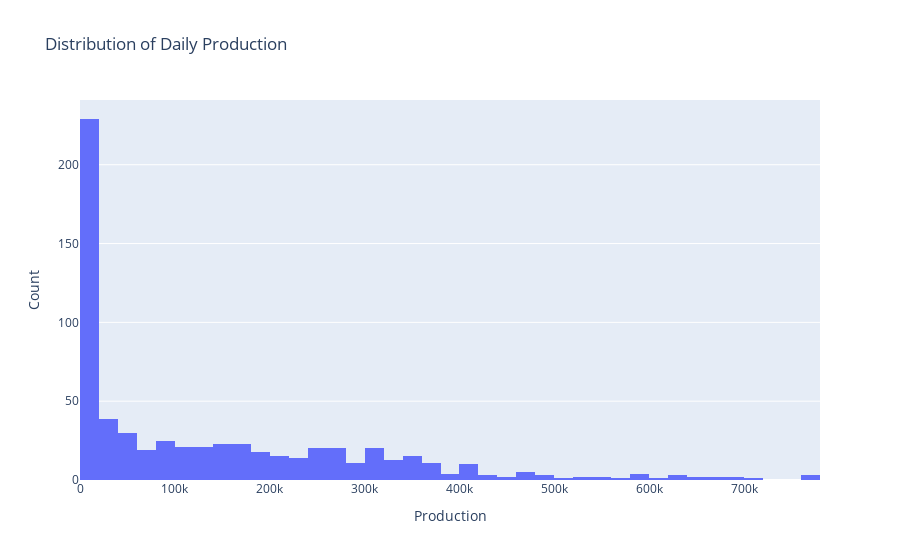
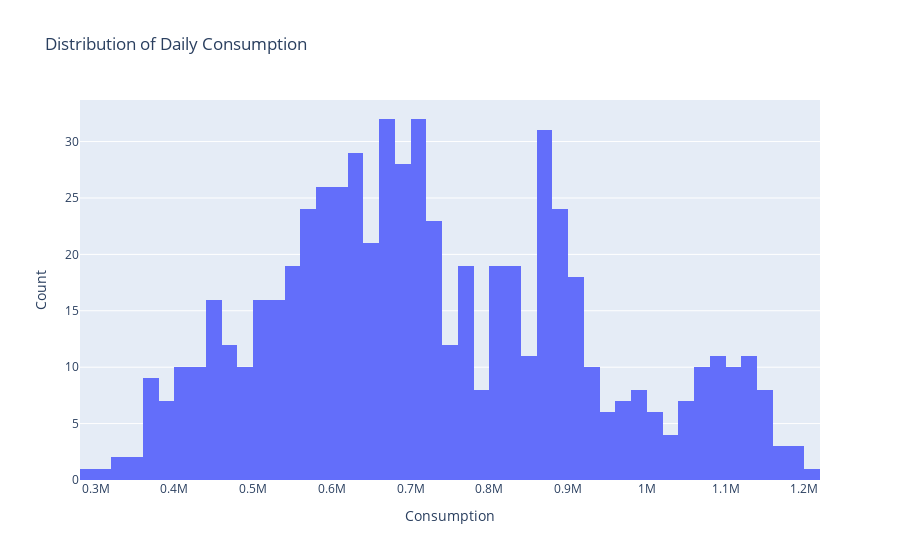

The cell these charts' notebook holds for them, in order:
### Code cell
# Histograma de producción diaria
fig_hist_prod = px.histogram(dailyProd, x='target', nbins=50, title='Distribution of Daily Production')
fig_hist_prod.update_layout(xaxis_title='Production',
                            yaxis_title='Count')

# Histograma de consumo diario
fig_hist_cons = px.histogram(dailyCons, x='target', nbins=50, title='Distribution of Daily Consumption')
fig_hist_cons.update_layout(xaxis_title='Consumption',
                            yaxis_title='Count')

# Mostrar los histogramas
fig_hist_prod.show()
fig_hist_cons.show()

### Figure 1 — Plotly figure (JSON) as saved in the notebook; plotly's stock layout.template omitted (floating-point values rounded to 4 significant figures; data arrays with more than 128 entries replaced by an {"elided": "..."} marker saying what was removed)
{"data": [{"alignmentgroup": "True", "bingroup": "x", "hovertemplate": "target=%{x}<br>count=%{y}<extra></extra>", "legendgroup": "", "marker": {"color": "#636efa", "pattern": {"shape": ""}}, "name": "", "nbinsx": 50, "offsetgroup": "", "orientation": "v", "showlegend": false, "type": "histogram", "x": {"elided": "638 float values"}, "xaxis": "x", "yaxis": "y"}], "layout": {"barmode": "relative", "legend": {"tracegroupgap": 0}, "title": {"text": "Distribution of Daily Production"}, "xaxis": {"anchor": "y", "domain": [0, 1], "title": {"text": "Production"}}, "yaxis": {"anchor": "x", "domain": [0, 1], "title": {"text": "Count"}}}}

### Figure 2 — Plotly figure (JSON) as saved in the notebook; plotly's stock layout.template omitted (floating-point values rounded to 4 significant figures; data arrays with more than 128 entries replaced by an {"elided": "..."} marker saying what was removed)
{"data": [{"alignmentgroup": "True", "bingroup": "x", "hovertemplate": "target=%{x}<br>count=%{y}<extra></extra>", "legendgroup": "", "marker": {"color": "#636efa", "pattern": {"shape": ""}}, "name": "", "nbinsx": 50, "offsetgroup": "", "orientation": "v", "showlegend": false, "type": "histogram", "x": {"elided": "638 float values"}, "xaxis": "x", "yaxis": "y"}], "layout": {"barmode": "relative", "legend": {"tracegroupgap": 0}, "title": {"text": "Distribution of Daily Consumption"}, "xaxis": {"anchor": "y", "domain": [0, 1], "title": {"text": "Consumption"}}, "yaxis": {"anchor": "x", "domain": [0, 1], "title": {"text": "Count"}}}}
